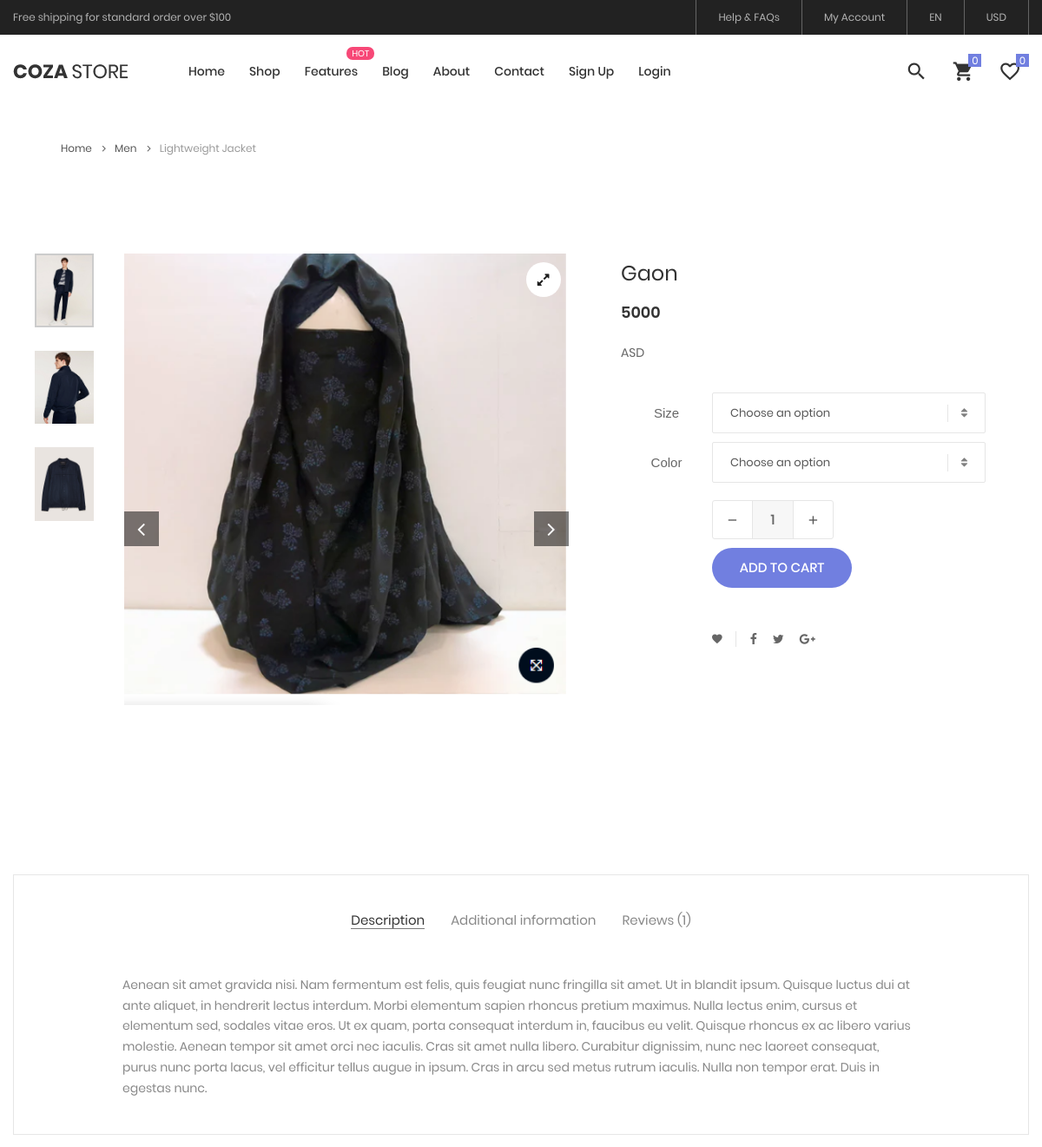
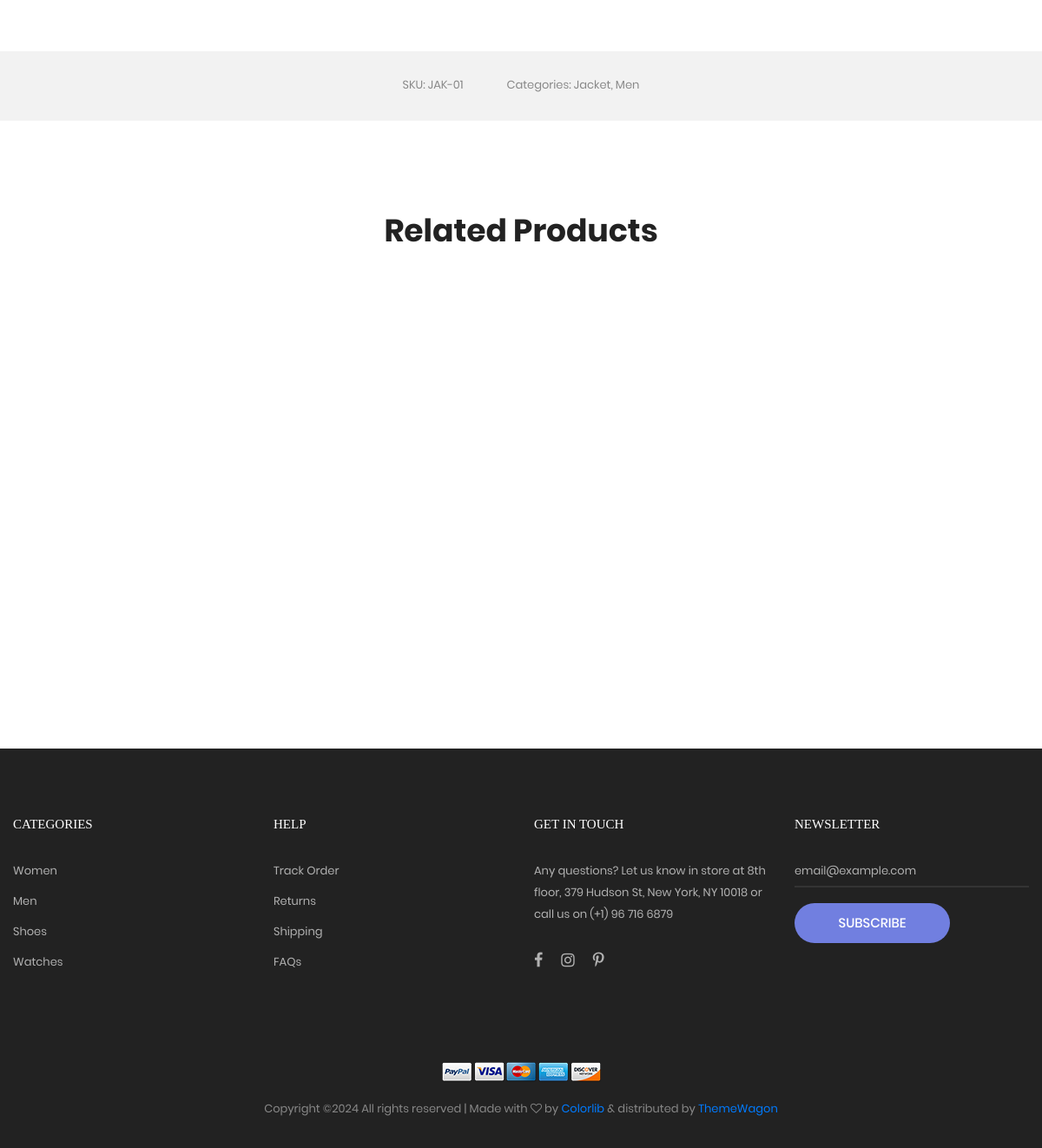
The app's page /product-detail?pid=2 with its own data (2 pictures, top to bottom).
### tables this page shows
CREATE TABLE `products` (
  `id` int(11) NOT NULL,
  `name` varchar(200) NOT NULL,
  `description` varchar(200) NOT NULL,
  `price` int(11) NOT NULL,
  `quantity` int(11) NOT NULL,
  `image` varchar(500) NOT NULL,
  `catid` int(11) NOT NULL,
  `procid` varchar(200) DEFAULT NULL
);

### product-detail.php (the view, shortened to what this page needs)
<?php
include "query.php";
include "header.php";
?>
	<div class="container p-5 mt-5">
		<div class="bread-crumb flex-w p-l-25 p-r-15 p-t-30 p-lr-0-lg">
			<a href="index.html" class="stext-109 cl8 hov-cl1 trans-04">
				Home
				<i class="fa fa-angle-right m-l-9 m-r-10" aria-hidden="true"></i>
			</a>
			<a href="product.html" class="stext-109 cl8 hov-cl1 trans-04">
				Men
				<i class="fa fa-angle-right m-l-9 m-r-10" aria-hidden="true"></i>
			</a>
			<span class="stext-109 cl4">
				Lightweight Jacket
			</span>
		</div>
	</div>
	<section class="sec-product-detail bg0 p-t-65 p-b-60">
		<div class="container">
			<div class="row">
			<?php
				if(isset($_GET['pid'])){
					$id = $_GET['pid'];
					$query = $pdo->prepare("select * from products where id= :pid");
					$query->bindParam(':pid', $id);
					$query->execute();
					$allProducts = $query->fetchAll(PDO::FETCH_ASSOC);
					foreach($allProducts as $proData){
				?>
				<div class="col-md-6 col-lg-7 p-b-30">
					<div class="p-l-25 p-r-30 p-lr-0-lg">
						<div class="wrap-slick3 flex-sb flex-w">
							<div class="wrap-slick3-dots"></div>
							<div class="slick3 gallery-lb">
								<div class="item-slick3" data-thumb="images/product-detail-01.jpg">
									<div class="wrap-pic-w pos-relative">
										<img src="AdminPanel/img/<?php echo $proData['image']  ?>" alt="IMG-PRODUCT">
										<a class="flex-c-m size-108 how-pos1 bor0 fs-16 cl10 bg0 hov-btn3 trans-04" href="images/product-detail-01.jpg">
											<i class="fa fa-expand"></i>
										</a>
									</div>
								</div>
							</div>
						</div>
					</div>
				</div>
				<div class="col-md-6 col-lg-5 p-b-30">
					<div class="p-r-50 p-t-5 p-lr-0-lg">
						<h4 class="mtext-105 cl2 js-name-detail p-b-14">
						<?php echo $proData['name']?>
						</h4>
						<span class="mtext-106 cl2">
						<?php echo $proData['price']?>
						</span>
						<p class="stext-102 cl3 p-t-23">
						<?php echo $proData['description']?>
						</p>
						<div class="p-t-33">
							<div class="flex-w flex-r-m p-b-10">
								<div class="size-203 flex-c-m respon6">
									Size
								</div>
								<div class="size-204 respon6-next">
									<div class="rs1-select2 bor8 bg0">
									</div>
								</div>
							</div>
							<div class="flex-w flex-r-m p-b-10">
								<div class="size-203 flex-c-m respon6">
									Color
								</div>
								<div class="size-204 respon6-next">
									<div class="rs1-select2 bor8 bg0">
									</div>
								</div>
							</div>
							<div class="flex-w flex-r-m p-b-10">
								<div class="size-204 flex-w flex-m respon6-next">
								<form action="shoping-cart" method="post">
									<div class="wrap-num-product flex-w m-r-20 m-tb-10">
										<div class="btn-num-product-down cl8 hov-btn3 trans-04 flex-c-m">
											<i class="fs-16 zmdi zmdi-minus"></i>
										</div>
										<input class="mtext-104 cl3 txt-center num-product" type="number" name="num-product" value="1">
										<div class="btn-num-product-up cl8 hov-btn3 trans-04 flex-c-m">
											<i class="fs-16 zmdi zmdi-plus"></i>
										</div>
									</div>
									<button name="addToCart" class="flex-c-m stext-101 cl0 size-101 bg1 bor1 hov-btn1 p-lr-15 trans-04 js-addcart-detail">
										Add to cart
									</button>
								</form>
								</div>
							</div>
						</div>
						<div class="flex-w flex-m p-l-100 p-t-40 respon7">
							<div class="flex-m bor9 p-r-10 m-r-11">
								<a href="#" class="fs-14 cl3 hov-cl1 trans-04 lh-10 p-lr-5 p-tb-2 js-addwish-detail tooltip100" data-tooltip="Add to Wishlist">
									<i class="zmdi zmdi-favorite"></i>
								</a>
							</div>
							<a href="#" class="fs-14 cl3 hov-cl1 trans-04 lh-10 p-lr-5 p-tb-2 m-r-8 tooltip100" data-tooltip="Facebook">
								<i class="fa fa-facebook"></i>
							</a>
							<a href="#" class="fs-14 cl3 hov-cl1 trans-04 lh-10 p-lr-5 p-tb-2 m-r-8 tooltip100" data-tooltip="Twitter">
								<i class="fa fa-twitter"></i>
							</a>
							<a href="#" class="fs-14 cl3 hov-cl1 trans-04 lh-10 p-lr-5 p-tb-2 m-r-8 tooltip100" data-tooltip="Google Plus">
								<i class="fa fa-google-plus"></i>
							</a>
						</div>
					</div>
				</div>
				<?php
						}
				}
						?>
			</div>
			<div class="bor10 m-t-50 p-t-43 p-b-40">
				<div class="tab01">
					<ul class="nav nav-tabs" role="tablist">
						<li class="nav-item p-b-10">
							<a class="nav-link active" data-toggle="tab" href="#description" role="tab">Description</a>
						</li>
						<li class="nav-item p-b-10">
							<a class="nav-link" data-toggle="tab" href="#information" role="tab">Additional information</a>
						</li>
						<li class="nav-item p-b-10">
							<a class="nav-link" data-toggle="tab" href="#reviews" role="tab">Reviews (1)</a>
						</li>
					</ul>
					<div class="tab-content p-t-43">
						<div class="tab-pane fade show active" id="description" role="tabpanel">
							<div class="how-pos2 p-lr-15-md">
								<p class="stext-102 cl6">
									Aenean sit amet gravida nisi. Nam fermentum est felis, quis feugiat nunc fringilla sit amet. Ut in blandit ipsum. Quisque luctus dui at ante aliquet, in hendrerit lectus interdum. Morbi elementum sapien rhoncus pretium maximus. Nulla lectus enim, cursus et elementum sed, sodales vitae eros. Ut ex quam, porta consequat interdum in, faucibus eu velit. Quisque rhoncus ex ac libero varius molestie. Aenean tempor sit amet orci nec iaculis. Cras sit amet nulla libero. Curabitur dignissim, nunc nec laoreet consequat, purus nunc porta lacus, vel efficitur tellus augue in ipsum. Cras in arcu sed metus rutrum iaculis. Nulla non tempor erat. Duis in egestas nunc.
								</p>
							</div>
						</div>
					</div>
				</div>
			</div>
		</div>
		<div class="bg6 flex-c-m flex-w size-302 m-t-73 p-tb-15">
			<span class="stext-107 cl6 p-lr-25">
				SKU: JAK-01
			</span>
			<span class="stext-107 cl6 p-lr-25">
				Categories: Jacket, Men
			</span>
		</div>
	</section>
	<section class="sec-relate-product bg0 p-t-45 p-b-105">
		<div class="container">
			<div class="p-b-45">
				<h3 class="ltext-106 cl5 txt-center">
					Related Products
				</h3>
			</div>
			<div class="wrap-slick2">
				<div class="slick2">
					<div class="item-slick2 p-l-15 p-r-15 p-t-15 p-b-15">
						<div class="block2">
							<div class="block2-pic hov-img0">
								<img src="images/product-01.jpg" alt="IMG-PRODUCT">
							</div>
							<div class="block2-txt flex-w flex-t p-t-14">
								<div class="block2-txt-child1 flex-col-l ">
									<a href="product-detail.html" class="stext-104 cl4 hov-cl1 trans-04 js-name-b2 p-b-6">
									</a>
									<span class="stext-105 cl3">
									</span>
								</div>
								<div class="block2-txt-child2 flex-r p-t-3">
									<a href="#" class="btn-addwish-b2 dis-block pos-relative js-addwish-b2">
										<img class="icon-heart1 dis-block trans-04" src="images/icons/icon-heart-01.png" alt="ICON">
									</a>
								</div>
							</div>
						</div>
					</div>
				</div>
			</div>
		</div>
	</section>
	<?php
	include "footer.php";
	?>

### css/main.css (style rules this page uses)
.container { max-width: 1380px; }
@media (max-width: 1600px) { .container { max-width: 1200px; } }
.slick-slide { outline: none !important; }
.wrap-slick2 { position: relative; margin-right: -15px; margin-left: -15px; }
.wrap-slick3 { position: relative; }
.wrap-slick3-dots { width: 11.111111%; }
.slick3 { width: 83.333333%; }
.tab01 .nav-tabs { display: -webkit-box; display: -webkit-flex; display: -moz-box; display: -ms-flexbox; display: flex; flex-wrap: wrap; justify-content: center; align-items: center; border: none; }
.tab01 .nav-tabs .nav-item { margin: 0px 15px; }
.tab01 .nav-link { font-family: Poppins-Regular; font-size: 15px; color: #888; line-height: 1.2; padding: 0; border-radius: 0px; border: none; border-bottom: 1px solid transparent; -webkit-transition: all 0.4s; -o-transition: all 0.4s; -moz-transition: all 0.4s; transition: all 0.4s; }
.tab01 .nav-link.active { color: #333; border-color: #797979; }
.wrap-num-product { width: 140px; height: 45px; border: 1px solid #e6e6e6; border-radius: 3px; overflow: hidden; }
.btn-num-product-up, .btn-num-product-down { width: 45px; height: 100%; cursor: pointer; }
.num-product { width: calc(100% - 90px); height: 100%; border-left: 1px solid #e6e6e6; border-right: 1px solid #e6e6e6; background-color: #f7f7f7; }
input.num-product { -moz-appearance: textfield; appearance: none; -webkit-appearance: none; }
.tooltip100 { position: relative; }
.tooltip100::after { content: attr(data-tooltip); font-family: Poppins-Regular; font-size: 12px; color: #888; line-height: 18px; white-space: nowrap; display: block; position: absolute; background: #fff; border: 1px solid #ccc; height: 20px; padding: 0px 8px; top: -35px; left: 50%; -webkit-transform: translateX(-50%); -moz-transform: translateX(-50%); -ms-transform: translateX(-50%); -o-transform: translateX(-50%); transform: translateX(-50%); box-shadow: 0 3px 6px 0px rgba(0,0,0,0.18); -moz-box-shadow: 0 3px 6px 0px rgba(0,0,0,0.18); -webkit-box-shadow: 0 3px 6px 0px rgba(0,0,0,0.18); -o-box-shadow: 0 3px 6px 0px rgba(0,0,0,0.18); -ms-box-shadow: 0 3px 6px 0px rgba(0,0,0,0.18); -webkit-transition: all 0.2s; -o-transition: all 0.2s; -moz-transition: all 0.2s; transition: all 0.2s; visibility: hidden; opacity: 0; }
.block2-pic { position: relative; }
.block2-txt-child1 { width: calc(100% - 30px); }
.block2-txt-child2 { width: 30px; }
.cl0 { color: #fff; }
.cl2 { color: #333; }
.cl3 { color: #666; }
.cl4 { color: #999; }
.cl5 { color: #222; }
.cl6 { color: #888; }
.cl8 { color: #555; }
.cl10 { color: #1d1d1d; }
.stext-101 { font-family: Poppins-Medium; font-size: 15px; line-height: 1.466667; text-transform: uppercase; }
.stext-102 { font-family: Poppins-Regular; font-size: 14px; line-height: 1.7; }
.stext-104 { font-family: Poppins-Regular; font-size: 14px; line-height: 1.466667; }
.stext-105 { font-family: Poppins-Regular; font-size: 14px; line-height: 1.466667; letter-spacing: 1px; }
.stext-107 { font-family: Poppins-Regular; font-size: 13px; line-height: 1.923; }
.stext-109 { font-family: Poppins-Regular; font-size: 12px; line-height: 1.833333; }
.mtext-104 { font-family: Poppins-Medium; font-size: 16px; line-height: 1.6; }
.mtext-105 { font-family: Poppins-Regular; font-size: 24px; line-height: 1.5; }
.mtext-106 { font-family: Poppins-SemiBold; font-size: 18px; line-height: 1.388888; }
.ltext-106 { font-family: Poppins-Bold; font-size: 36px; line-height: 1.2; }
.size-101 { min-width: 161px; height: 46px; }
.size-108 { width: 40px; height: 40px; }
.size-203 { width: 105px; }
.size-204 { width: calc(100% - 105px); }
.size-302 { min-height: 80px; }
.bg0 { background-color: #fff; }
.bg1 { background-color: #717fe0; }
.bg6 { background-color: #f2f2f2; }
.bor0 { border-radius: 50%; }
.bor1 { border-radius: 23px; }
.bor8 { border: 1px solid #e6e6e6; border-radius: 2px; }
.bor9 { border-right: 1px solid #e6e6e6; }
.bor10 { border: 1px solid #e6e6e6; }
.how-pos1 { position: absolute; top: 10px; right: 10px; }
.how-pos2 { padding-left: 10.7%; padding-right: 11%; }
.hov-img0 { display: block; overflow: hidden; }
.hov-img0 img { width: 100%; -webkit-transition: transform 0.9s ease; -o-transition: transform 0.9s ease; -moz-transition: transform 0.9s ease; transition: transform 0.9s ease; }

### records on screen
products: image (picture), name "Gaon", price "5000", description "ASD"
